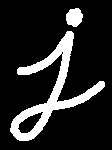
#> input picture Image processing practice/images/j.png, 112 x 150 px
$ jupyter execute 'morphological processing.ipynb'
#> lines starting #> are read from the running program, lines starting #| are printed output that depends on the picture; after the words box and inside, x2 and y2 are one past the last pixel; in counts of white or black regions, pixels touching at a corner belong together
[cell 1]
import cv2
import numpy as np
from matplotlib import pyplot as plt

[cell 2]
img=cv2.imread('./images/j.png')
#> img is the input picture: shape (150, 112, 3); 15.3% white; 2 white regions, box (x1, y1, x2, y2) and area: (10, 31, 105, 141) 2331, (66, 8, 83, 27) 245

[cell 3]
#erosion
kernel=np.ones((5,5),dtype='uint8')

img_eroded=cv2.erode(img,kernel,iterations=1)
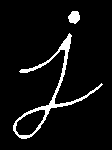
#> img_eroded: shape (150, 112, 3); 6% white; 2 white regions, box (x1, y1, x2, y2) and area: (13, 33, 103, 139) 898, (68, 11, 80, 24) 117

cv2.imshow('img eroded',img_eroded)
cv2.waitKey(0)
cv2.destroyAllWindows()

[cell 4]
#dilation

img_dilated=cv2.dilate(img,kernel,iterations=1)
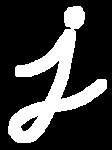
#> img_dilated: shape (150, 112, 3); 24.6% white; 1 white region, box (x1, y1, x2, y2) and area: (8, 6, 107, 143) 4134

cv2.imshow('img_dilated',img_dilated)
cv2.waitKey(0)
cv2.destroyAllWindows()

[cell 5]
#opening

img_opening=cv2.morphologyEx(img,cv2.MORPH_OPEN,kernel)
#> img_opening: shape (150, 112, 3); 15.2% white; 2 white regions, box (x1, y1, x2, y2) and area: (11, 31, 105, 141) 2326, (66, 9, 82, 26) 233

cv2.imshow('img_opening',img_opening)
cv2.waitKey(0)
cv2.destroyAllWindows()

[cell 6]
#closing

img_closing=cv2.morphologyEx(img,cv2.MORPH_CLOSE,kernel)
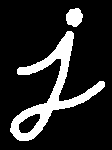
#> img_closing: shape (150, 112, 3); 15.6% white; 2 white regions, box (x1, y1, x2, y2) and area: (10, 31, 105, 141) 2369, (66, 8, 83, 27) 245

cv2.imshow('img_closing',img_closing)
cv2.waitKey(0)
cv2.destroyAllWindows()

[cell 7]
#edge detection *********

img2=cv2.imread('./images/flemingo.jpg')
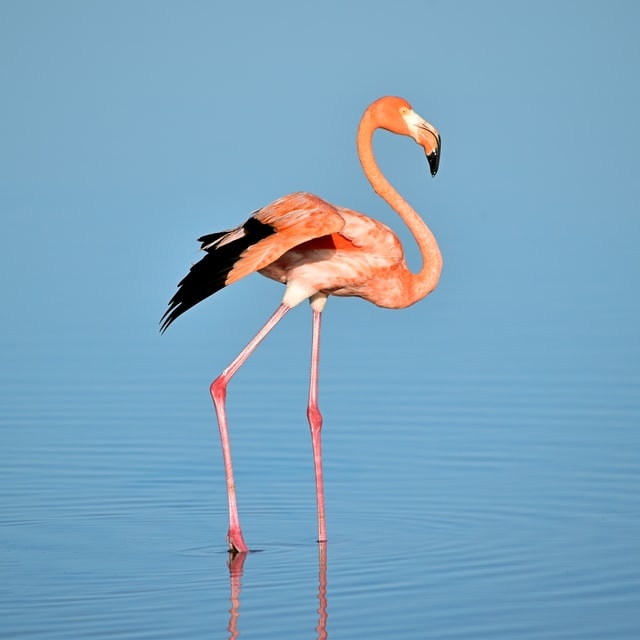
#> input picture Image/flemingo.jpg, 640 x 640 px, found by its file name
#> img2 is the input picture: shape (640, 640, 3); mean B, G, R 191.3, 164.6, 123.7

img_gray=cv2.cvtColor(img2,cv2.COLOR_BGR2GRAY)
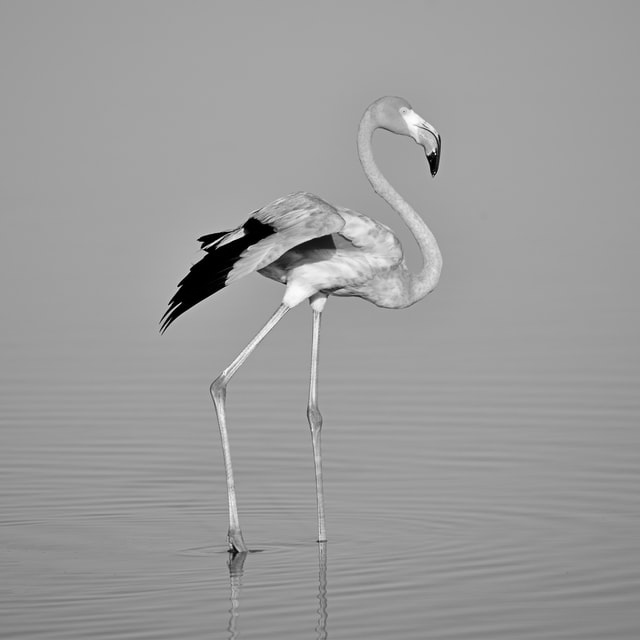
#> img_gray: shape (640, 640); min 0, max 254, mean 155.5
img_blur=cv2.GaussianBlur(img_gray,(5,5),0)

img_edges=cv2.Canny(image=img_blur,threshold1=100,threshold2=200)
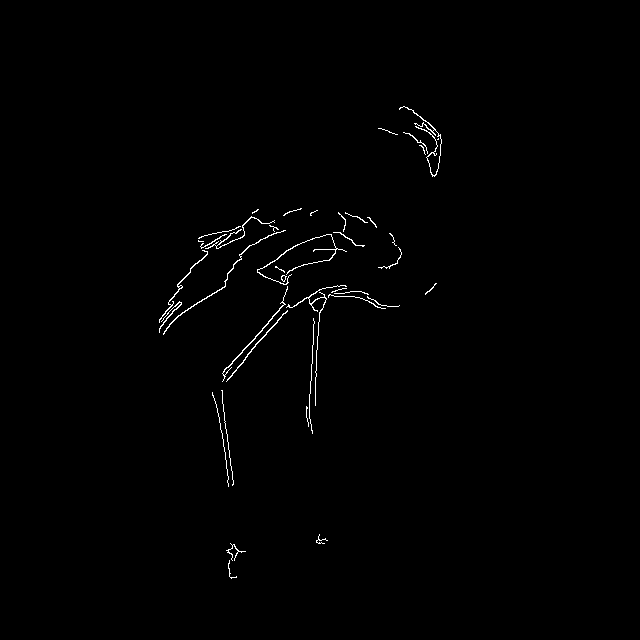
#> img_edges: shape (640, 640); 0.68% white in thin lines or dots, all inside (x1, y1, x2, y2) = (159, 106, 442, 579)

cv2.imshow('Edge detection',img_edges)
cv2.waitKey(0)
cv2.destroyAllWindows()
